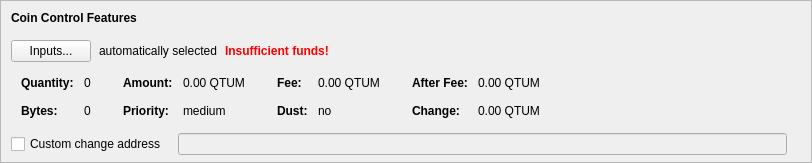
    <widget class="QFrame" name="frameCoinControl">
     <property name="sizePolicy">
      <sizepolicy hsizetype="Expanding" vsizetype="Expanding">
       <horstretch>0</horstretch>
       <verstretch>0</verstretch>
      </sizepolicy>
     </property>
     <property name="maximumSize">
      <size>
       <width>16777215</width>
       <height>16777215</height>
      </size>
     </property>
     <property name="frameShape">
      <enum>QFrame::StyledPanel</enum>
     </property>
     <property name="frameShadow">
      <enum>QFrame::Sunken</enum>
     </property>
     <layout class="QVBoxLayout" name="verticalLayoutCoinControl2">
      <property name="spacing">
       <number>0</number>
      </property>
      <property name="leftMargin">
       <number>0</number>
      </property>
      <property name="topMargin">
       <number>0</number>
      </property>
      <property name="rightMargin">
       <number>0</number>
      </property>
      <property name="bottomMargin">
       <number>6</number>
      </property>
      <item>
       <layout class="QVBoxLayout" name="verticalLayoutCoinControl" stretch="0,0,0,0,1">
        <property name="spacing">
         <number>0</number>
        </property>
        <property name="leftMargin">
         <number>10</number>
        </property>
        <property name="topMargin">
         <number>10</number>
        </property>
        <item>
         <layout class="QHBoxLayout" name="horizontalLayoutCoinControl1">
          <property name="bottomMargin">
           <number>15</number>
          </property>
          <item>
           <widget class="QLabel" name="labelCoinControlFeatures">
            <property name="sizePolicy">
             <sizepolicy hsizetype="Preferred" vsizetype="Maximum">
              <horstretch>0</horstretch>
              <verstretch>0</verstretch>
             </sizepolicy>
            </property>
            <property name="font">
             <font>
              <weight>75</weight>
              <bold>true</bold>
             </font>
            </property>
            <property name="styleSheet">
             <string notr="true">font-weight:bold;</string>
            </property>
            <property name="text">
             <string>Coin Control Features</string>
            </property>
           </widget>
          </item>
         </layout>
        </item>
        <item>
         <layout class="QHBoxLayout" name="horizontalLayoutCoinControl2" stretch="0,0,0,0">
          <property name="spacing">
           <number>8</number>
          </property>
          <property name="bottomMargin">
           <number>10</number>
          </property>
          <item>
           <widget class="QPushButton" name="pushButtonCoinControl">
            <property name="styleSheet">
             <string notr="true"/>
            </property>
            <property name="text">
             <string>Inputs...</string>
            </property>
            <property name="autoDefault">
             <bool>false</bool>
            </property>
           </widget>
          </item>
          <item>
           <widget class="QLabel" name="labelCoinControlAutomaticallySelected">
            <property name="text">
             <string>automatically selected</string>
            </property>
            <property name="margin">
             <number>5</number>
            </property>
           </widget>
          </item>
          <item>
           <widget class="QLabel" name="labelCoinControlInsuffFunds">
            <property name="font">
             <font>
              <weight>75</weight>
              <bold>true</bold>
             </font>
            </property>
            <property name="styleSheet">
             <string notr="true">color:red;font-weight:bold;</string>
            </property>
            <property name="text">
             <string>Insufficient funds!</string>
            </property>
            <property name="margin">
             <number>5</number>
            </property>
           </widget>
          </item>
          <item>
           <spacer name="horizontalSpacerCoinControl">
            <property name="orientation">
             <enum>Qt::Horizontal</enum>
            </property>
            <property name="sizeHint" stdset="0">
             <size>
              <width>40</width>
              <height>1</height>
             </size>
            </property>
           </spacer>
          </item>
         </layout>
        </item>
        <item>
         <widget class="QWidget" name="widgetCoinControl" native="true">
          <property name="sizePolicy">
           <sizepolicy hsizetype="Preferred" vsizetype="Preferred">
            <horstretch>0</horstretch>
            <verstretch>0</verstretch>
           </sizepolicy>
          </property>
          <property name="minimumSize">
           <size>
            <width>0</width>
            <height>0</height>
           </size>
          </property>
          <property name="styleSheet">
           <string notr="true"/>
          </property>
          <layout class="QHBoxLayout" name="horizontalLayoutCoinControl5">
           <property name="leftMargin">
            <number>0</number>
           </property>
           <property name="topMargin">
            <number>0</number>
           </property>
           <property name="rightMargin">
            <number>0</number>
           </property>
           <property name="bottomMargin">
            <number>0</number>
           </property>
           <item>
            <layout class="QHBoxLayout" name="horizontalLayoutCoinControl3" stretch="0,0,0,1">
             <property name="spacing">
              <number>20</number>
             </property>
             <property name="topMargin">
              <number>0</number>
             </property>
             <property name="bottomMargin">
              <number>10</number>
             </property>
             <item>
              <layout class="QFormLayout" name="formLayoutCoinControl1">
               <property name="horizontalSpacing">
                <number>10</number>
               </property>
               <property name="verticalSpacing">
                <number>14</number>
               </property>
               <property name="leftMargin">
                <number>10</number>
               </property>
               <property name="topMargin">
                <number>4</number>
               </property>
               <property name="rightMargin">
                <number>6</number>
               </property>
               <item row="0" column="0">
                <widget class="QLabel" name="labelCoinControlQuantityText">
                 <property name="font">
                  <font>
                   <weight>75</weight>
                   <bold>true</bold>
                  </font>
                 </property>
                 <property name="text">
                  <string>Quantity:</string>
                 </property>
                 <property name="margin">
                  <number>0</number>
                 </property>
                </widget>
               </item>
               <item row="0" column="1">
                <widget class="QLabel" name="labelCoinControlQuantity">
                 <property name="cursor">
                  <cursorShape>IBeamCursor</cursorShape>
                 </property>
                 <property name="contextMenuPolicy">
                  <enum>Qt::ActionsContextMenu</enum>
                 </property>
                 <property name="text">
                  <string notr="true">0</string>
                 </property>
                 <property name="margin">
                  <number>0</number>
                 </property>
                 <property name="textInteractionFlags">
                  <set>Qt::LinksAccessibleByMouse|Qt::TextSelectableByKeyboard|Qt::TextSelectableByMouse</set>
                 </property>
                </widget>
               </item>
               <item row="1" column="0">
                <widget class="QLabel" name="labelCoinControlBytesText">
                 <property name="font">
                  <font>
                   <weight>75</weight>
                   <bold>true</bold>
                  </font>
                 </property>
                 <property name="text">
                  <string>Bytes:</string>
                 </property>
                </widget>
               </item>
               <item row="1" column="1">
                <widget class="QLabel" name="labelCoinControlBytes">
                 <property name="cursor">
                  <cursorShape>IBeamCursor</cursorShape>
                 </property>
                 <property name="contextMenuPolicy">
                  <enum>Qt::ActionsContextMenu</enum>
                 </property>
                 <property name="text">
                  <string notr="true">0</string>
                 </property>
                 <property name="textInteractionFlags">
                  <set>Qt::LinksAccessibleByMouse|Qt::TextSelectableByKeyboard|Qt::TextSelectableByMouse</set>
                 </property>
                </widget>
               </item>
              </layout>
             </item>
             <item>
              <layout class="QFormLayout" name="formLayoutCoinControl2">
               <property name="horizontalSpacing">
                <number>10</number>
               </property>
               <property name="verticalSpacing">
                <number>14</number>
               </property>
               <property name="leftMargin">
                <number>6</number>
               </property>
               <property name="topMargin">
                <number>4</number>
               </property>
               <property name="rightMargin">
                <number>6</number>
               </property>
               <item row="0" column="0">
                <widget class="QLabel" name="labelCoinControlAmountText">
                 <property name="font">
                  <font>
                   <weight>75</weight>
                   <bold>true</bold>
                  </font>
                 </property>
                 <property name="text">
                  <string>Amount:</string>
                 </property>
                 <property name="margin">
                  <number>0</number>
                 </property>
                </widget>
               </item>
               <item row="0" column="1">
                <widget class="QLabel" name="labelCoinControlAmount">
                 <property name="cursor">
                  <cursorShape>IBeamCursor</cursorShape>
                 </property>
                 <property name="contextMenuPolicy">
                  <enum>Qt::ActionsContextMenu</enum>
                 </property>
                 <property name="text">
                  <string notr="true">0.00 QTUM</string>
                 </property>
                 <property name="textInteractionFlags">
                  <set>Qt::LinksAccessibleByMouse|Qt::TextSelectableByKeyboard|Qt::TextSelectableByMouse</set>
                 </property>
                </widget>
               </item>
               <item row="1" column="0">
                <widget class="QLabel" name="labelCoinControlPriorityText">
                 <property name="font">
                  <font>
                   <weight>75</weight>
                   <bold>true</bold>
                  </font>
                 </property>
                 <property name="text">
                  <string>Priority:</string>
                 </property>
                </widget>
               </item>
               <item row="1" column="1">
                <widget class="QLabel" name="labelCoinControlPriority">
                 <property name="cursor">
                  <cursorShape>IBeamCursor</cursorShape>
                 </property>
                 <property name="contextMenuPolicy">
                  <enum>Qt::ActionsContextMenu</enum>
                 </property>
                 <property name="text">
                  <string notr="true">medium</string>
                 </property>
                 <property name="textInteractionFlags">
                  <set>Qt::LinksAccessibleByMouse|Qt::TextSelectableByKeyboard|Qt::TextSelectableByMouse</set>
                 </property>
                </widget>
               </item>
              </layout>
             </item>
             <item>
              <layout class="QFormLayout" name="formLayoutCoinControl3">
               <property name="horizontalSpacing">
                <number>10</number>
               </property>
               <property name="verticalSpacing">
                <number>14</number>
               </property>
               <property name="leftMargin">
                <number>6</number>
               </property>
               <property name="topMargin">
                <number>4</number>
               </property>
               <property name="rightMargin">
                <number>6</number>
               </property>
               <item row="0" column="0">
                <widget class="QLabel" name="labelCoinControlFeeText">
                 <property name="font">
                  <font>
                   <weight>75</weight>
                   <bold>true</bold>
                  </font>
                 </property>
                 <property name="text">
                  <string>Fee:</string>
                 </property>
                 <property name="margin">
                  <number>0</number>
                 </property>
                </widget>
               </item>
               <item row="0" column="1">
                <widget class="QLabel" name="labelCoinControlFee">
                 <property name="cursor">
                  <cursorShape>IBeamCursor</cursorShape>
                 </property>
                 <property name="contextMenuPolicy">
                  <enum>Qt::ActionsContextMenu</enum>
                 </property>
                 <property name="text">
                  <string notr="true">0.00 QTUM</string>
                 </property>
                 <property name="textInteractionFlags">
                  <set>Qt::LinksAccessibleByMouse|Qt::TextSelectableByKeyboard|Qt::TextSelectableByMouse</set>
                 </property>
                </widget>
               </item>
               <item row="1" column="0">
                <widget class="QLabel" name="labelCoinControlLowOutputText">
                 <property name="font">
                  <font>
                   <weight>75</weight>
                   <bold>true</bold>
                  </font>
                 </property>
                 <property name="text">
                  <string>Dust:</string>
                 </property>
                </widget>
               </item>
               <item row="1" column="1">
                <widget class="QLabel" name="labelCoinControlLowOutput">
                 <property name="cursor">
                  <cursorShape>IBeamCursor</cursorShape>
                 </property>
                 <property name="contextMenuPolicy">
                  <enum>Qt::ActionsContextMenu</enum>
                 </property>
                 <property name="text">
                  <string notr="true">no</string>
                 </property>
                 <property name="textInteractionFlags">
                  <set>Qt::LinksAccessibleByMouse|Qt::TextSelectableByKeyboard|Qt::TextSelectableByMouse</set>
                 </property>
                </widget>
               </item>
              </layout>
             </item>
             <item>
              <layout class="QFormLayout" name="formLayoutCoinControl4">
               <property name="horizontalSpacing">
                <number>10</number>
               </property>
               <property name="verticalSpacing">
                <number>14</number>
               </property>
               <property name="leftMargin">
                <number>6</number>
               </property>
               <property name="topMargin">
                <number>4</number>
               </property>
               <property name="rightMargin">
                <number>6</number>
               </property>
               <item row="0" column="0">
                <widget class="QLabel" name="labelCoinControlAfterFeeText">
                 <property name="font">
                  <font>
                   <weight>75</weight>
                   <bold>true</bold>
                  </font>
                 </property>
                 <property name="text">
                  <string>After Fee:</string>
                 </property>
                 <property name="margin">
                  <number>0</number>
                 </property>
                </widget>
               </item>
               <item row="0" column="1">
                <widget class="QLabel" name="labelCoinControlAfterFee">
                 <property name="cursor">
                  <cursorShape>IBeamCursor</cursorShape>
                 </property>
                 <property name="contextMenuPolicy">
                  <enum>Qt::ActionsContextMenu</enum>
                 </property>
                 <property name="text">
                  <string notr="true">0.00 QTUM</string>
                 </property>
                 <property name="textInteractionFlags">
                  <set>Qt::LinksAccessibleByMouse|Qt::TextSelectableByKeyboard|Qt::TextSelectableByMouse</set>
                 </property>
                </widget>
               </item>
               <item row="1" column="0">
                <widget class="QLabel" name="labelCoinControlChangeText">
                 <property name="font">
                  <font>
                   <weight>75</weight>
                   <bold>true</bold>
                  </font>
                 </property>
                 <property name="text">
                  <string>Change:</string>
                 </property>
                </widget>
               </item>
               <item row="1" column="1">
                <widget class="QLabel" name="labelCoinControlChange">
                 <property name="cursor">
                  <cursorShape>IBeamCursor</cursorShape>
                 </property>
                 <property name="contextMenuPolicy">
                  <enum>Qt::ActionsContextMenu</enum>
                 </property>
                 <property name="text">
                  <string notr="true">0.00 QTUM</string>
                 </property>
                 <property name="textInteractionFlags">
                  <set>Qt::LinksAccessibleByMouse|Qt::TextSelectableByKeyboard|Qt::TextSelectableByMouse</set>
                 </property>
                </widget>
               </item>
              </layout>
             </item>
            </layout>
           </item>
          </layout>
         </widget>
        </item>
        <item>
         <layout class="QHBoxLayout" name="horizontalLayoutCoinControl4" stretch="0,0,0">
          <property name="spacing">
           <number>12</number>
          </property>
          <property name="sizeConstraint">
           <enum>QLayout::SetDefaultConstraint</enum>
          </property>
          <property name="topMargin">
           <number>5</number>
          </property>
          <property name="rightMargin">
           <number>5</number>
          </property>
          <item>
           <widget class="QCheckBox" name="checkBoxCoinControlChange">
            <property name="toolTip">
             <string>If this is activated, but the change address is empty or invalid, change will be sent to a newly generated address.</string>
            </property>
            <property name="text">
             <string>Custom change address</string>
            </property>
           </widget>
          </item>
          <item>
           <widget class="QValidatedLineEdit" name="lineEditCoinControlChange">
            <property name="enabled">
             <bool>false</bool>
            </property>
            <property name="sizePolicy">
             <sizepolicy hsizetype="Expanding" vsizetype="Fixed">
              <horstretch>0</horstretch>
              <verstretch>0</verstretch>
             </sizepolicy>
            </property>
           </widget>
          </item>
          <item>
           <widget class="QLabel" name="labelCoinControlChangeLabel">
            <property name="sizePolicy">
             <sizepolicy hsizetype="Preferred" vsizetype="Expanding">
              <horstretch>0</horstretch>
              <verstretch>0</verstretch>
             </sizepolicy>
            </property>
            <property name="minimumSize">
             <size>
              <width>0</width>
              <height>0</height>
             </size>
            </property>
            <property name="text">
             <string/>
            </property>
            <property name="margin">
             <number>3</number>
            </property>
           </widget>
          </item>
         </layout>
        </item>
        <item>
         <spacer name="verticalSpacerCoinControl">
          <property name="orientation">
           <enum>Qt::Vertical</enum>
          </property>
          <property name="sizeHint" stdset="0">
           <size>
            <width>800</width>
            <height>1</height>
           </size>
          </property>
         </spacer>
        </item>
       </layout>
      </item>
     </layout>
    </widget>
